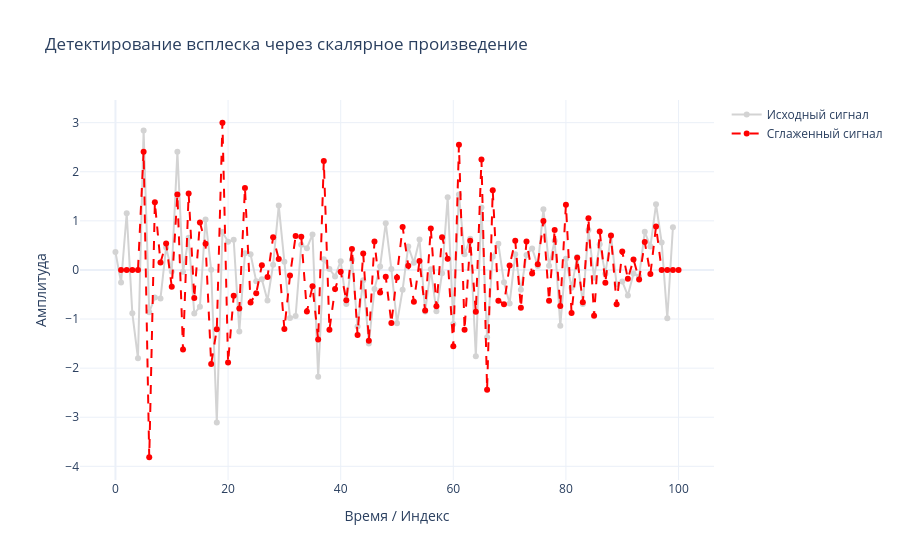

Notebook code for this chart:
### Markdown cell above
### 4.7
Замените 1 в центре ядра на –1 и усредните центр ядра. Затем выполните исходный код фильтрации и построения графика повторно. Каким будет результат?

### Code cell
core = np.array([0, .1, .3, .8, -1, .8, .3, .1, 0])
core = core / np.sum(core)

N = 100
signal = np.random.randn(N)

get_smoothed(core, signal)
